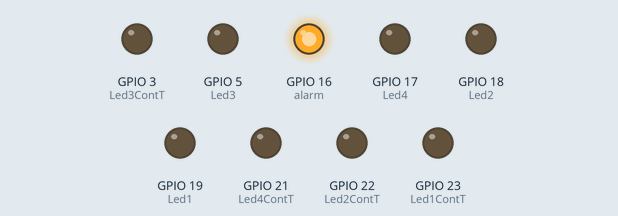
The program below on a simulated ESP32. On the bench: output pins drawn as LEDs (lit = HIGH).

Above: at 0.12 s.
At 0.62 s:
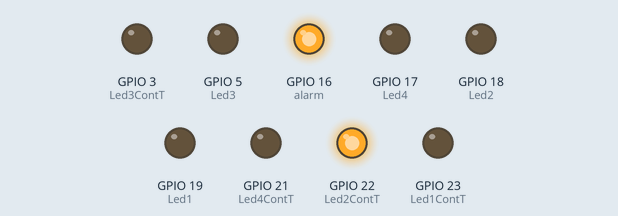
At 1.12 s:
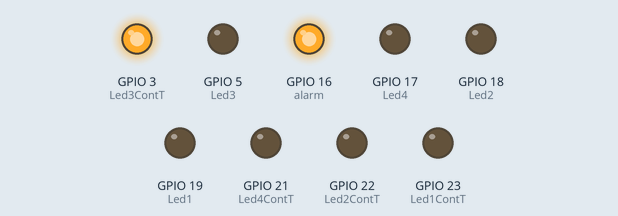
At 2.12 s:
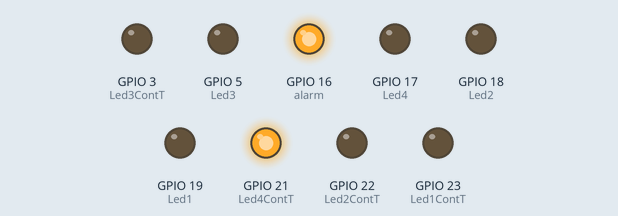
At 3.12 s:
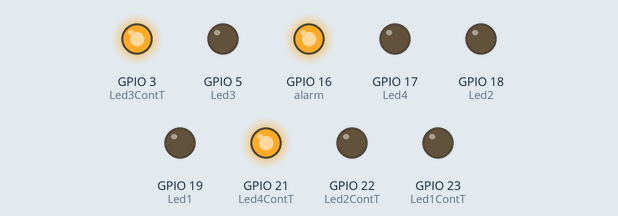
At 4.0 s:
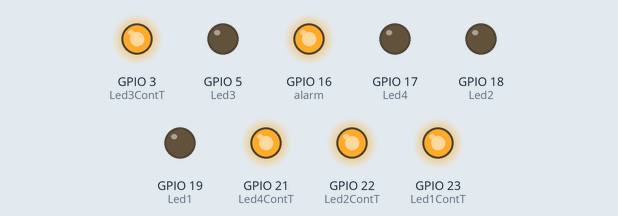
Timing chart, 0 to 5.2 s (numbered marks = the images above):
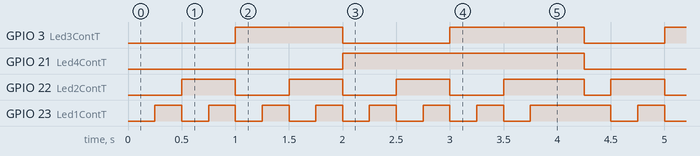

Measured:
- by itself, GPIO 3 (Led3ContT): repeats every 4.0 s: LOW 1.0 s, HIGH 1.3 s, LOW 0.75 s, HIGH 1.0 s
- by itself, GPIO 21 (Led4ContT): alternates HIGH for 2.3 s and LOW for 1.8 s
- by itself, GPIO 22 (Led2ContT): repeats every 4.0 s: 2 × (LOW 0.50 s, HIGH 0.50 s), LOW 0.50 s, HIGH 0.75 s, LOW 0.25 s, HIGH 0.50 s
- by itself, GPIO 23 (Led1ContT): repeats every 4.0 s: 6 × (LOW 0.25 s, HIGH 0.25 s), LOW 0.25 s, HIGH 0.75 s

The program:

main.cpp
```cpp
//Hector Manuel de Leon Salguero
//Universidad del Valle de Guatmala
//
//
//
//*****************************************************************************
//Librerias
//*****************************************************************************
#include <Arduino.h>

//*****************************************************************************
//Definicion de pines
//*****************************************************************************

#define Led1ContT  23
#define Led2ContT  22
#define Led3ContT  3
#define Led4ContT  21

#define Led1  19 //Leds del contador con botones
#define Led2  18
#define Led3  5
#define Led4  17

#define Boton1  32 //este boton suma
#define Boton2  33 // este boton resta

#define alarm  16 //alarma

#define prescaler 80

//*****************************************************************************
//Prototipos de funciones
//*****************************************************************************
void configurarTimer(void);
void setLedsTimer(int valor);
void contadorBinario(void);
void alarma(void);
void ledsBotones (int valor2);

//*****************************************************************************
//Variables Globales
//*****************************************************************************
//Paso1. instanciar el timer
hw_timer_t *timer = NULL;

int contBoton = 0;
int contadorTimer = 0;
//*****************************************************************************
//ISR
//*****************************************************************************
void IRAM_ATTR ISRTimer0()
{
  contadorTimer++; // es como sumarle 1
  if (contadorTimer > 15)
  {
    contadorTimer = 0;
  }
}

//*****************************************************************************
//Configuracion
//*****************************************************************************

void setup()
{
  pinMode(Led1ContT, OUTPUT);
  pinMode(Led2ContT, OUTPUT);
  pinMode(Led3ContT, OUTPUT);
  pinMode(Led4ContT, OUTPUT);

  pinMode(alarm, OUTPUT); //setup de el led indicador
  digitalWrite(alarm, 0);

  configurarTimer();

  digitalWrite(Led1ContT, 0);
  digitalWrite(Led2ContT, 0);
  digitalWrite(Led3ContT, 0);
  digitalWrite(Led4ContT, 0);

  //Boton sumador
  pinMode(Boton1, INPUT_PULLUP);
  //Boton restador
  pinMode(Boton2, INPUT_PULLUP);

  //leds del boton
  pinMode(Led1, OUTPUT);
  pinMode(Led2, OUTPUT);
  pinMode(Led3, OUTPUT);
  pinMode(Led4, OUTPUT);

  digitalWrite(Led1, 0);
  digitalWrite(Led2, 0);
  digitalWrite(Led3, 0);
  digitalWrite(Led4, 0);

}

//*****************************************************************************
//Loop principal
//*****************************************************************************
void loop()
{
  setLedsTimer(contadorTimer);
  contadorBinario();
  ledsBotones(contBoton);
  alarma();
}

//*****************************************************************************
//Funcion para timer
//*****************************************************************************
void configurarTimer(void)
{

  //Fosc(Frecuencia de oscilacion) = 80 MHz = 80,000,000 Hz
  // Fosc / prescaler = 80,000,000 / 80 = 1,000,000 Hz
  //Tosc(Tiempo de oscilacion) = 1 / Fosc = 1 uSeg

  //Paso2. Seleccionar timer
  // Timer 0, prescaler = 80, flanco de subida
  timer = timerBegin(0, prescaler, true);

  //paso3. Asignar el handler de la interrupcion

  timerAttachInterrupt(timer, &ISRTimer0, true);

  //paso4. Programar alarma
  // Tic = 1 uSeg
  // Frcuencia = se necesita 250 ms = 250,000 Tics
  timerAlarmWrite(timer, 250000, true);

  //paso5. Iniciar la alarma
  timerAlarmEnable(timer);
}

//*****************************************************************************
//Funcion para contador de timer
//*****************************************************************************
void setLedsTimer(int valor)
{
  if (valor == 1)
  {
    digitalWrite(Led1ContT, 1);
    digitalWrite(Led2ContT, 0);
    digitalWrite(Led3ContT, 0);
    digitalWrite(Led4ContT, 0);
  }

  if (valor == 2)
  {
    digitalWrite(Led1ContT, 0);
    digitalWrite(Led2ContT, 1);
    digitalWrite(Led3ContT, 0);
    digitalWrite(Led4ContT, 0);
  }

  if (valor == 3)
  {
    digitalWrite(Led1ContT, 1);
    digitalWrite(Led2ContT, 1);
    digitalWrite(Led3ContT, 0);
    digitalWrite(Led4ContT, 0);
  }

  if (valor == 4)
  {
    digitalWrite(Led1ContT, 0);
    digitalWrite(Led2ContT, 0);
    digitalWrite(Led3ContT, 1);
    digitalWrite(Led4ContT, 0);
  }

  if (valor == 5)
  {
    digitalWrite(Led1ContT, 1);
    digitalWrite(Led2ContT, 0);
    digitalWrite(Led3ContT, 1);
    digitalWrite(Led4ContT, 0);
  }

  if (valor == 6)
  {
    digitalWrite(Led1ContT, 0);
    digitalWrite(Led2ContT, 1);
    digitalWrite(Led3ContT, 1);
    digitalWrite(Led4ContT, 0);
  }

  if (valor == 7)
  {
    digitalWrite(Led1ContT, 1);
    digitalWrite(Led2ContT, 1);
    digitalWrite(Led3ContT, 1);
    digitalWrite(Led4ContT, 0);
  }

  if (valor == 8)
  {
    digitalWrite(Led1ContT, 0);
    digitalWrite(Led2ContT, 0);
    digitalWrite(Led3ContT, 0);
    digitalWrite(Led4ContT, 1);
  }

  if (valor == 9)
  {
    digitalWrite(Led1ContT, 1);
    digitalWrite(Led2ContT, 0);
    digitalWrite(Led3ContT, 0);
    digitalWrite(Led4ContT, 1);
  }

  if (valor == 10)
  {
    digitalWrite(Led1ContT, 0);
    digitalWrite(Led2ContT, 1);
    digitalWrite(Led3ContT, 0);
    digitalWrite(Led4ContT, 1);
  }

  if (valor == 11)
  {
    digitalWrite(Led1ContT, 1);
    digitalWrite(Led2ContT, 1);
    digitalWrite(Led3ContT, 0);
    digitalWrite(Led4ContT, 1);
  }

  if (valor == 12)
  {
    digitalWrite(Led1ContT, 0);
    digitalWrite(Led2ContT, 0);
    digitalWrite(Led3ContT, 1);
    digitalWrite(Led4ContT, 1);
  }

  if (valor == 13)
  {
    digitalWrite(Led1ContT, 1);
    digitalWrite(Led2ContT, 0);
    digitalWrite(Led3ContT, 1);
    digitalWrite(Led4ContT, 1);
  }

  if (valor == 14)
  {
    digitalWrite(Led1ContT, 0);
    digitalWrite(Led2ContT, 1);
    digitalWrite(Led3ContT, 1);
    digitalWrite(Led4ContT, 1);
  }

  if (valor == 15)
  {
    digitalWrite(Led1ContT, 1);
    digitalWrite(Led2ContT, 1);
    digitalWrite(Led3ContT, 1);
    digitalWrite(Led4ContT, 1);
  }
}

//*****************************************************************************
//Funcion para contador binario
//*****************************************************************************

//Esta funcion aumenta o disminuye la variable contBoton dependiendo de
//que boton se presione, para luego usarla para encender los leds
void contadorBinario(void)
{


  if (Boton1 == 0 && contBoton < 15) //si el boton se presiona y el contador
  {                                  //es menor a 15 se le suma 1 a contBoton
    contBoton = contBoton + 1;
    delay(150);
  }
  if (Boton1 == 0 && contBoton == 15)
  {
    contBoton = 15;
    delay(150);
  }
  if (Boton2 == 0 && contBoton > 0) //si el boton se presiona y el contador
  {                                 //es menor a 15 se le resta 1 a contBoton
    contBoton = contBoton - 1;
    delay(150);
  }
  if (Boton2 == 0 && contBoton == 0)
  {
    contBoton = 0;
    delay(150);
  }

}

//*****************************************************************************
//Funcion paa alarma
//*****************************************************************************

//si el contador del timer es igual al de los botones, el del timer comienza
//desde 0 y el led de alarma se enciende

void alarma(void)
{
  if (contBoton == contadorTimer)
  {
    contadorTimer = 0;
    digitalWrite(alarm, 1);

  }
}

//*****************************************************************************
//Funcion para encender leds de botones
//*****************************************************************************

//dependiendo del valor2, que en el loop principal se establece como el
//contador contBoton, encendera los leds de forma binaria
void ledsBotones (int valor2)
{


  if (valor2 == 1)
  {
    digitalWrite(Led1, 1);
    digitalWrite(Led2, 0);
    digitalWrite(Led3, 0);
    digitalWrite(Led4, 0);
  }

  if (valor2 == 2)
  {
    digitalWrite(Led1, 0);
    digitalWrite(Led2, 1);
    digitalWrite(Led3, 0);
    digitalWrite(Led4, 0);
  }

  if (valor2 == 3)
  {
    digitalWrite(Led1, 1);
    digitalWrite(Led2, 1);
    digitalWrite(Led3, 0);
    digitalWrite(Led4, 0);
  }

  if (valor2 == 4)
  {
    digitalWrite(Led1, 0);
    digitalWrite(Led2, 0);
    digitalWrite(Led3, 1);
    digitalWrite(Led4, 0);
  }

  if (valor2 == 5)
  {
    digitalWrite(Led1, 1);
    digitalWrite(Led2, 0);
    digitalWrite(Led3, 1);
    digitalWrite(Led4, 0);
  }

  if (valor2 == 6)
  {
    digitalWrite(Led1, 0);
    digitalWrite(Led2, 1);
    digitalWrite(Led3, 1);
    digitalWrite(Led4, 0);
  }

  if (valor2 == 7)
  {
    digitalWrite(Led1, 1);
    digitalWrite(Led2, 1);
    digitalWrite(Led3, 1);
    digitalWrite(Led4, 0);
  }

  if (valor2 == 8)
  {
    digitalWrite(Led1, 0);
    digitalWrite(Led2, 0);
    digitalWrite(Led3, 0);
    digitalWrite(Led4, 1);
  }

  if (valor2 == 9)
  {
    digitalWrite(Led1, 1);
    digitalWrite(Led2, 0);
    digitalWrite(Led3, 0);
    digitalWrite(Led4, 1);
  }

  if (valor2 == 10)
  {
    digitalWrite(Led1, 0);
    digitalWrite(Led2, 1);
    digitalWrite(Led3, 0);
    digitalWrite(Led4, 1);
  }

  if (valor2 == 11)
  {
    digitalWrite(Led1, 1);
    digitalWrite(Led2, 1);
    digitalWrite(Led3, 0);
    digitalWrite(Led4, 1);
  }

  if (valor2 == 12)
  {
    digitalWrite(Led1, 0);
    digitalWrite(Led2, 0);
    digitalWrite(Led3, 1);
    digitalWrite(Led4, 1);
  }

  if (valor2 == 13)
  {
    digitalWrite(Led1, 1);
    digitalWrite(Led2, 0);
    digitalWrite(Led3, 1);
    digitalWrite(Led4, 1);
  }

  if (valor2 == 14)
  {
    digitalWrite(Led1, 0);
    digitalWrite(Led2, 1);
    digitalWrite(Led3, 1);
    digitalWrite(Led4, 1);
  }

  if (valor2 == 15)
  {
    digitalWrite(Led1, 1);
    digitalWrite(Led2, 1);
    digitalWrite(Led3, 1);
    digitalWrite(Led4, 1);
  }

}
```
